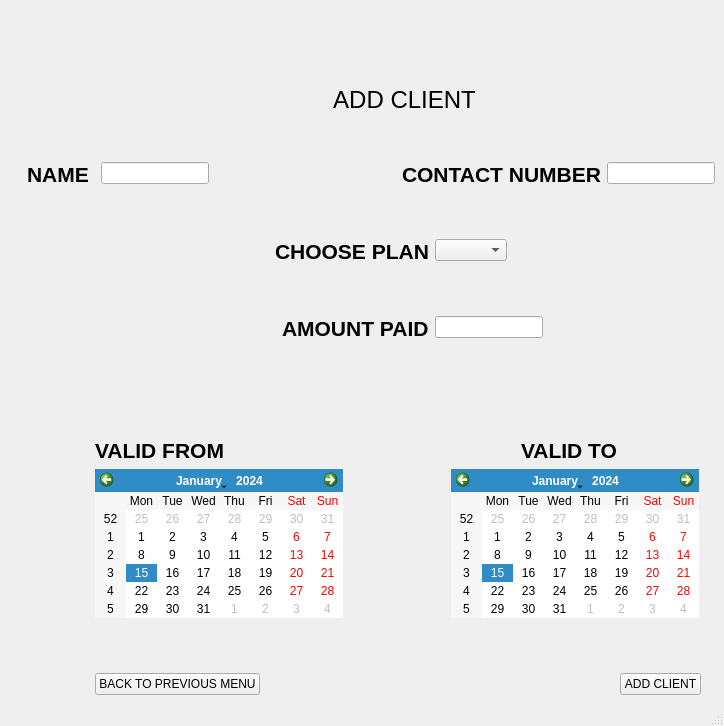
<?xml version="1.0" encoding="UTF-8"?>
<ui version="4.0">
 <class>MainWindow</class>
 <widget class="QMainWindow" name="MainWindow">
  <property name="geometry">
   <rect>
    <x>0</x>
    <y>0</y>
    <width>724</width>
    <height>726</height>
   </rect>
  </property>
  <property name="windowTitle">
   <string>MainWindow</string>
  </property>
  <widget class="QWidget" name="centralwidget">
   <layout class="QGridLayout" name="gridLayout">
    <item row="0" column="0" colspan="7" alignment="Qt::AlignHCenter|Qt::AlignTop">
     <widget class="QLabel" name="label">
      <property name="text">
       <string/>
      </property>
      <property name="pixmap">
       <pixmap>2.jpg</pixmap>
      </property>
      <property name="scaledContents">
       <bool>true</bool>
      </property>
     </widget>
    </item>
    <item row="2" column="0" alignment="Qt::AlignRight|Qt::AlignTop">
     <widget class="QLabel" name="label_3">
      <property name="text">
       <string>&lt;html&gt;&lt;head/&gt;&lt;body&gt;&lt;p&gt;&lt;span style=&quot; font-size:16pt; font-weight:600;&quot;&gt;NAME&lt;/span&gt;&lt;/p&gt;&lt;/body&gt;&lt;/html&gt;</string>
      </property>
     </widget>
    </item>
    <item row="2" column="3" colspan="3" alignment="Qt::AlignRight|Qt::AlignTop">
     <widget class="QLabel" name="label_4">
      <property name="text">
       <string>&lt;html&gt;&lt;head/&gt;&lt;body&gt;&lt;p&gt;&lt;span style=&quot; font-size:16pt; font-weight:600;&quot;&gt;CONTACT NUMBER&lt;/span&gt;&lt;/p&gt;&lt;/body&gt;&lt;/html&gt;</string>
      </property>
     </widget>
    </item>
    <item row="2" column="6" alignment="Qt::AlignLeft|Qt::AlignTop">
     <widget class="QLineEdit" name="lineEdit_2">
      <property name="maximumSize">
       <size>
        <width>171</width>
        <height>16777215</height>
       </size>
      </property>
     </widget>
    </item>
    <item row="3" column="2" colspan="2" alignment="Qt::AlignRight|Qt::AlignTop">
     <widget class="QLabel" name="label_5">
      <property name="text">
       <string>&lt;html&gt;&lt;head/&gt;&lt;body&gt;&lt;p&gt;&lt;span style=&quot; font-size:16pt; font-weight:600;&quot;&gt;CHOOSE PLAN&lt;/span&gt;&lt;/p&gt;&lt;/body&gt;&lt;/html&gt;</string>
      </property>
     </widget>
    </item>
    <item row="3" column="4" alignment="Qt::AlignLeft|Qt::AlignTop">
     <widget class="QComboBox" name="comboBox"/>
    </item>
    <item row="4" column="2" colspan="2" alignment="Qt::AlignRight|Qt::AlignTop">
     <widget class="QLabel" name="label_8">
      <property name="text">
       <string>&lt;html&gt;&lt;head/&gt;&lt;body&gt;&lt;p&gt;&lt;span style=&quot; font-size:16pt; font-weight:600;&quot;&gt;AMOUNT PAID&lt;/span&gt;&lt;/p&gt;&lt;/body&gt;&lt;/html&gt;</string>
      </property>
     </widget>
    </item>
    <item row="4" column="4" colspan="2" alignment="Qt::AlignLeft|Qt::AlignTop">
     <widget class="QLineEdit" name="lineEdit_3"/>
    </item>
    <item row="5" column="1" colspan="2" alignment="Qt::AlignLeft|Qt::AlignBottom">
     <widget class="QLabel" name="label_6">
      <property name="text">
       <string>&lt;html&gt;&lt;head/&gt;&lt;body&gt;&lt;p&gt;&lt;span style=&quot; font-size:16pt; font-weight:600;&quot;&gt;VALID FROM&lt;/span&gt;&lt;/p&gt;&lt;/body&gt;&lt;/html&gt;</string>
      </property>
     </widget>
    </item>
    <item row="5" column="5" colspan="2" alignment="Qt::AlignLeft|Qt::AlignBottom">
     <widget class="QLabel" name="label_7">
      <property name="text">
       <string>&lt;html&gt;&lt;head/&gt;&lt;body&gt;&lt;p&gt;&lt;span style=&quot; font-size:16pt; font-weight:600;&quot;&gt;VALID TO&lt;/span&gt;&lt;/p&gt;&lt;/body&gt;&lt;/html&gt;</string>
      </property>
     </widget>
    </item>
    <item row="6" column="1" colspan="2" alignment="Qt::AlignHCenter|Qt::AlignVCenter">
     <widget class="QCalendarWidget" name="calendarWidget"/>
    </item>
    <item row="6" column="4" colspan="3" alignment="Qt::AlignHCenter|Qt::AlignVCenter">
     <widget class="QCalendarWidget" name="calendarWidget_2"/>
    </item>
    <item row="7" column="1" colspan="2" alignment="Qt::AlignLeft|Qt::AlignBottom">
     <widget class="QPushButton" name="pushButton_2">
      <property name="text">
       <string>BACK TO PREVIOUS MENU</string>
      </property>
     </widget>
    </item>
    <item row="7" column="6" alignment="Qt::AlignHCenter|Qt::AlignBottom">
     <widget class="QPushButton" name="pushButton">
      <property name="text">
       <string>ADD CLIENT</string>
      </property>
     </widget>
    </item>
    <item row="1" column="1" colspan="6" alignment="Qt::AlignHCenter|Qt::AlignTop">
     <widget class="QLabel" name="label_2">
      <property name="text">
       <string>&lt;html&gt;&lt;head/&gt;&lt;body&gt;&lt;p align=&quot;center&quot;&gt;&lt;span style=&quot; font-size:18pt;&quot;&gt;ADD CLIENT&lt;/span&gt;&lt;/p&gt;&lt;p align=&quot;center&quot;&gt;&lt;br/&gt;&lt;/p&gt;&lt;/body&gt;&lt;/html&gt;</string>
      </property>
     </widget>
    </item>
    <item row="2" column="1" alignment="Qt::AlignHCenter|Qt::AlignTop">
     <widget class="QLineEdit" name="lineEdit">
      <property name="maximumSize">
       <size>
        <width>250</width>
        <height>16777215</height>
       </size>
      </property>
     </widget>
    </item>
   </layout>
  </widget>
  <widget class="QStatusBar" name="statusbar"/>
 </widget>
 <resources/>
 <connections/>
</ui>
